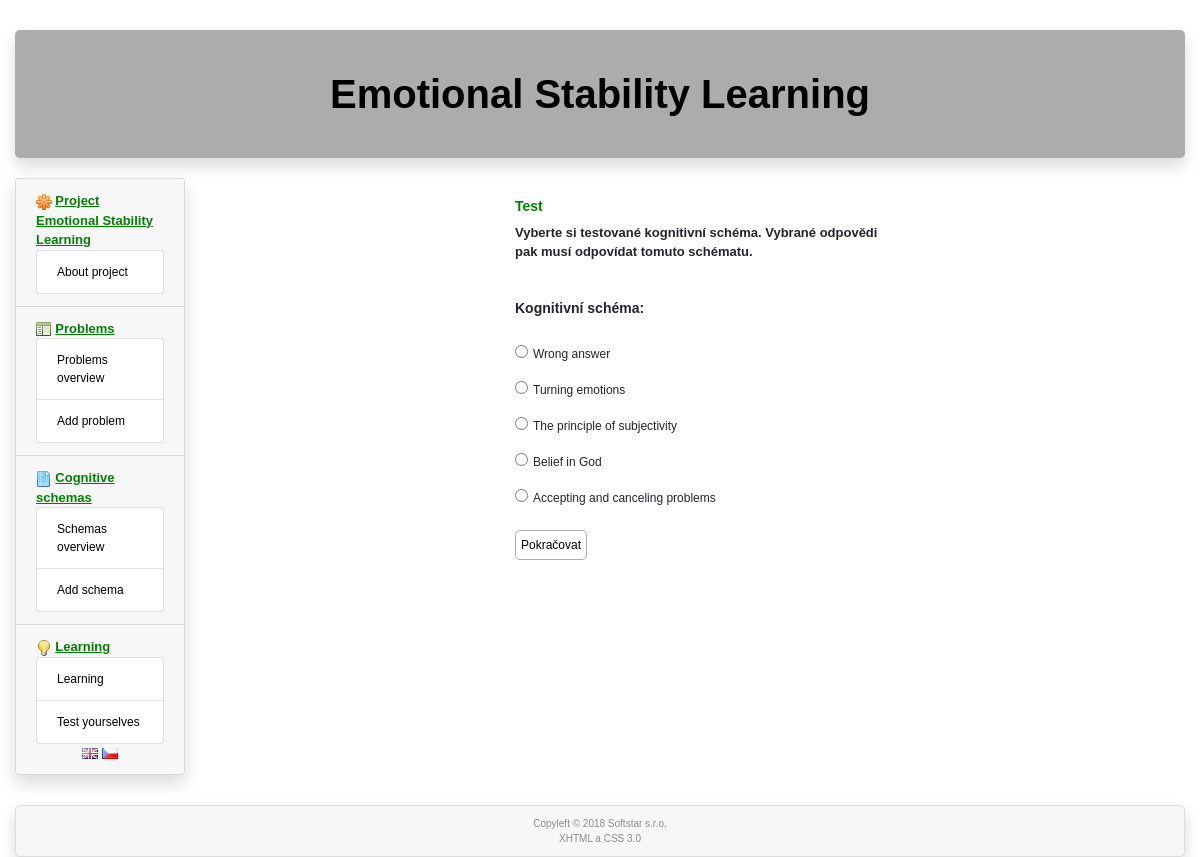
The page /en/test on the database its author committed.
### tables this page shows
CREATE TABLE `cog_schema` (
  `id` int(11) NOT NULL,
  `id_lang` int(11) NOT NULL,
  `name` varchar(40) NOT NULL,
  `deleted` int(1) NOT NULL DEFAULT '0'
);

### www/administrator/includes/index.php (called while the page is built, shortened)
<?php
  $uri = array($_SERVER['REQUEST_URI']);
  $tmp = preg_split("/\//", $uri[0]);
  $lang = $tmp[1];
  $router = RouterController::getInstance();
  $router->ctrMain(array($_SERVER['REQUEST_URI']));
  $router->showView();
?>

### www/administrator/includes/controllers/TestController.php (called while the page is built, shortened)
<?php
class TestController extends Controller
{
    public function ctrMain($parameters)
    {
        $cschemaModel = new CSchemaModel();
        $idcs = $_POST['idcs'];
        if (empty($idcs))
        {
            $cschemas = $cschemaModel->selectAll();
        }
    }
}
?>

### www/administrator/models/DbModel.php (called while the page is built, shortened)
<?php
  class DbModel extends cdb
  {
    static private $instance = null;
    static function getInstance()
    {
      if (self::$instance == null)
      {
        self::$instance = new DbModel();
      }
      return self::$instance;
    }
    function selectOne($table, array $keys)
    {
      $query = "select * from $table where";
      $i = 0;
      foreach($keys as $name => $value)
      {
        if ($i)
        {
          $query .= " and $name=$value";
        }
        else
        {
          $query .= " $name=$value";
          $i = 1;
        }
      }
      $query .= ";";
      if (!$this->query($query))
      {
        RouterController::getInstance()->setError("DbModel::selectOne():".$this->get_error().'<br /><br />'.$query.'<br />');
      }
      $arr = $this->get_array();
      return $arr;
    }
    function selectArray(array $tables, array $collums, array $keys, $order = '')
    {
      $query = "select ";
      $i = 0;
      foreach($collums as $collum)
      {
        if ($i)
        {
          $query .= ", $collum";
        }
        else
        {
          $query .= "$collum";
          $i = 1;
        }
      }
      $query .= " from ";
      $i = 0;
      foreach($tables as $table)
      {
        if ($i)
        {
          $query .= ", $table";
        }
        else
        {
          $query .= "$table";
          $i = 1;
        }
      }
      if (!empty($keys))
      {
        $query .= " where";
        $i = 0;
        foreach($keys as $name => $value)
        {
          if ($i)
          {
            $query .= " and $name=$value";
          }
          else
          {
            $query .= " $name=$value";
            $i = 1;
          }
        }
      }
      if ($order != '') {
        $query .= " order by $order;";
      }
      else
      {
        $query .= ';';
      }
      if (!$this->query($query))
      {
        RouterController::getInstance()->setError('DbModel::selectArray():'.$this->get_error().'<br /><br />'.$query.'<br />');
      }
      else
      {
        $i = 0;
        while ($item=$this->get_array())
        {
          if (!empty($item))
          {
            $arr[$i] = $item;
            $i++;
          }
        }
      }
      return $arr;
    }
  }
?>

### www/administrator/models/CSchemaModel.php (called while the page is built, shortened)
<?php
class CSchemaModel
{
    public function selectAll()
    {
        global $lang;
        $db = DbModel::getInstance();
        $langModel = new LanguagesModel();
        $language = $langModel->selectByTextId("'".htmlspecialchars($lang, ENT_QUOTES)."'");
        $cog_schemas = $db->selectArray(array ('cog_schema'), array ('*'), array ('id_lang' => $language['id']), 'id asc');
        return $cog_schemas;
    }
}
?>

### www/administrator/models/LanguagesModel.php (called while the page is built, shortened)
<?php
class LanguagesModel
{
  public function selectByTextId($id)
  {
      $db = DbModel::getInstance();
      $language = $db->selectOne('languages', array ('text_id' => $id));
      return $language;
  }
}
?>

### www/administrator/models/cdb.php (called while the page is built, shortened)
<?php
class cdb {
  private $data, $querystring, $error, $conn;
  public $server, $user, $password, $db_name;
  function __construct()
  {
    require("./administrator/cfg/sql.php");
    $this->conn = null;
  }
  function connect() {
    $options=array(
      PDO::ATTR_ERRMODE => PDO::ERRMODE_EXCEPTION,
      PDO::MYSQL_ATTR_INIT_COMMAND => "SET NAMES utf8"
      );
    try {
            $this->conn = @new PDO("mysql:host=".$this->server.";dbname=".$this->db_name, $this->user, $this->password, $options);
    } catch (PDOException $e) {
        $error = 'DB connection failed: ' . $e->getMessage();
    }
    return(1);
  }
  function query($dotaz) {
    $error = '';
    try {
      $this->data=$this->conn->prepare($dotaz);
    } catch (PDOException $e) {
      $error = 'Preparation of query failed: ' . $e->getMessage();
      $this->data=null;
    }
    $result2 = 0;
    if ($error == '')
    {
      try {
          $result2 = $this->data->execute();
      } catch (PDOException $e) {
          $error = 'Execution of query failed: ' . $e->getMessage();
          $this->data=null;
      }
    }
    else
    {
      $this->error = $error;
      $result2 = false;
    }
    if ($result2) { return 1; }
    else  {return 0;}
  }
  function get_array() {
    $arr = array();
    if ($this->data) $arr = $this->data->fetch(PDO::FETCH_ASSOC);
    if (!empty($arr)) {return ($arr); }
    else { return 0; }
  }
};
?>

### www/administrator/cfg/sql.php (called while the page is built)
<?php
  $this->server='localhost';
  $this->user='emotions';
  $this->password='3M0710n5@#';
  $this->db_name='emotions';
?>

### www/administrator/includes/controllers/RouterController.php (called while the page is built, shortened)
<?php
class RouterController extends Controller
{
  protected $controller;
  private function camelNotation($text)
  {
    $sentence = str_replace('-', ' ', $text);
    $sentence = ucwords($sentence);
    $sentence = str_replace(' ', '', $sentence);
    return $sentence;
  }
  private function parseURL($url)
  {
    $parsedURL = parse_url($url);
    $parsedURL["path"] = ltrim($parsedURL["path"], "/");
    $parsedURL["path"] = trim($parsedURL["path"]);
    $divPath = explode("/", $parsedURL["path"]);
    return $divPath;
  }
  public function ctrMain($parameters)
  {
      $parsedURL = $this->parseURL($parameters[0]);
      global $expressions, $lang;
      $tmp = array_shift($parsedURL);
    if (empty($parsedURL[0]))
    {
      $this->controller = new HomePageController();
    }
    else
    {
      $view = array_shift($parsedURL);
      $controllerClass = $this->camelNotation($view) . 'Controller';
      if (file_exists('./administrator/includes/controllers/' . $controllerClass . '.php'))
      {
        if ($view == 'error')
        {
          $this->controller = new $controllerClass('');
        }
        else
        {
          $this->controller = new $controllerClass;
        }
      }
      else
      {
        $this->controller= new ErrorController($expressions['Error 404: page not found']);
      }
    }
    $this->controller->ctrMain($parsedURL);
  }
}
?>

### www/administrator/includes/views/testSchema.phtml (the view, shortened to what this page needs)
<div class="col-sm-3"></div>
<div class="col-sm-4">
<h4>Test</h4>
<div class="message">Vyberte si testované kognitivní schéma. Vybrané odpovědi pak musí odpovídat tomuto schématu.</div><br /><br />
  <form method="post" action="http://<?= $this->siteName ?>/test">
    <div class="form-group">
      <label for="idcs">Kognitivní schéma:</label><br /><br />
      <?php
        foreach($cschemas as $cschema)
        {
            if ($cschema['id'] != 1)
                echo("                  <div class=\"testbox\"><input type='radio' id=\"idcs\" name='idcs' value=\"$cschema[id]\" class=\"radio\" /> <span class=\"radiotext\">$cschema[name]</span></div><br />\n");
        }
      ?>
    </div>
    <button type="submit" name="test1" value="Continue">Pokračovat</button>
  </form>
</div>
<div class="col-sm-3"></div>

### www/css/style.css (style rules this page uses)
body { font-family: 'Helvetica CE','Arial CE',sans-serif; font-size: 12px; }
h4 { font-size: 14px; font-weight: bold; color: green; margin-top: 20px; }
button { background-color:white; color: acacac; border: 1px solid #acacac; border-radius: 5px; font-size: 12px; box-shadow: none; padding: 5px; }
label { font-size: 14px; font-weight: bold; }
.message { font-size: 13px; font-weight: bold; }
input.radio { float: left; }
.radiotext { margin-left: 5px; display: block; float: left; }
.testbox { position: relative; display: table-row; }
.form-group { display: table; }

### rows shown on the page
cog_schema: name "Wrong answer"
cog_schema: name "Turning emotions"
cog_schema: name "The principle of subjectivity"
cog_schema: name "Belief in God"
cog_schema: name "Accepting and canceling problems"

### other values the page prints
$expressions['Project'] "Project"
$expressions['About project'] "About project"
$expressions['Problems'] "Problems"
$expressions['Problems overview'] "Problems overview"
$expressions['Add problem'] "Add problem"
$expressions['Cognitive schemas'] "Cognitive schemas"
$expressions['Schemas overview'] "Schemas overview"
$expressions['Add schema'] "Add schema"
$expressions['Learning'] "Learning"
$expressions['Test yourselves'] "Test yourselves"
